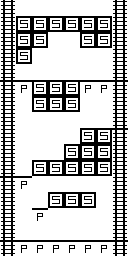

The image is a tile-based game level rendered from a .tmx file. Its description and complete source (layers, tilesets, objects, tile grids) follow:
An orthogonal 8x16 tile map with 16x16 px tiles, 1 tile layer (Tile Layer 1).

<map version="1.0" orientation="orthogonal" renderorder="right-up" width="8" height="16" tilewidth="16" tileheight="16" nextobjectid="1">
 <properties>
  <property name="BOTTOM" value="TTTTTTTT" />
  <property name="LEFT" value="TTTTTTTTTTTTTTTT" />
  <property name="RIGHT" value="TTTTTTTTTTTTTTTT" />
  <property name="TOP" value="TTTTTTTT" />
 </properties>
 <tileset firstgid="1" name="s" tilewidth="16" tileheight="16">
  <tile id="0">
   <image width="16" height="16" source="../textures/E.png" />
  </tile>
  <tile id="1">
   <image width="16" height="16" source="../textures/L.png" />
  </tile>
  <tile id="2">
   <image width="16" height="16" source="../textures/P.png" />
  </tile>
  <tile id="3">
   <image width="16" height="16" source="../textures/S.png" />
  </tile>
  <tile id="4">
   <image width="16" height="16" source="../textures/T.png" />
  </tile>
  <tile id="5">
   <image width="16" height="16" source="../textures/W.png" />
  </tile>
 </tileset>
 <layer name="Tile Layer 1" width="8" height="16">
  <data encoding="csv">
2,1,1,1,1,1,1,2,
2,4,4,4,4,4,4,2,
2,4,4,1,1,4,4,2,
2,4,1,1,1,1,1,2,
2,1,1,1,1,1,1,2,
5,3,4,4,4,3,3,5,
2,1,4,4,4,1,1,2,
2,1,1,1,1,1,1,2,
2,1,1,1,1,4,4,5,
2,1,1,1,4,4,4,2,
2,1,4,4,4,4,4,2,
5,3,1,1,1,1,1,2,
2,1,1,4,4,4,1,2,
2,1,3,1,1,1,1,2,
2,1,1,1,1,1,1,2,
5,3,3,3,3,3,3,5
</data>
 </layer>
</map>
